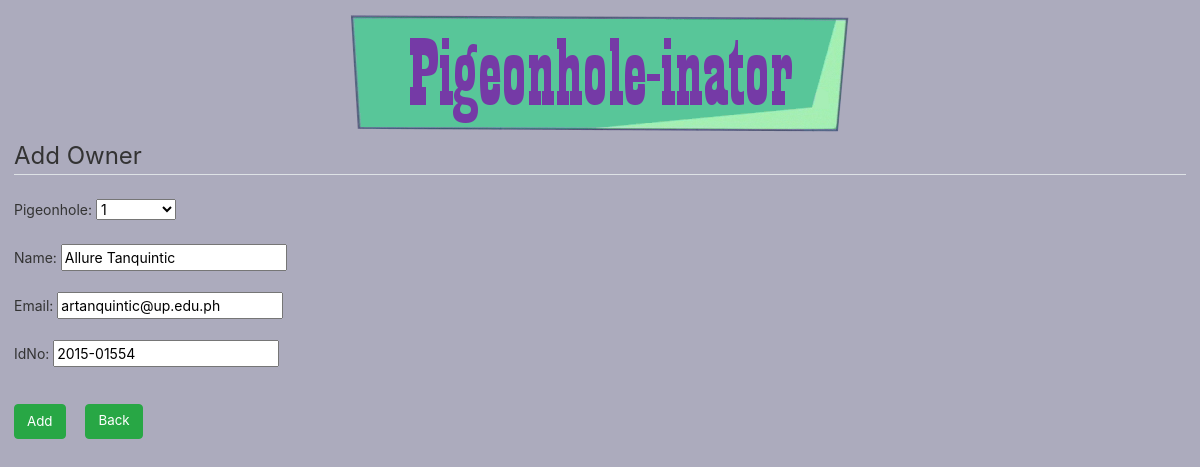
/update-owner/1/, run on the app's committed database.
### pigeonhole/models.py (models this page shows, shortened)
class Owner(models.Model):
	name = models.CharField(max_length = 100)
	email = models.EmailField()
	idNo = models.CharField(max_length=10)
	pigeonhole = models.OneToOneField(Pigeonhole, related_name = "owner", on_delete=models.CASCADE)

### pigeonhole/views.py (the view, shortened to what this page needs)
# urls.py: path('update-owner/<int:pk>/', views.OwnerUpdateView.as_view(), name = 'update-owner'),
class OwnerUpdateView(UpdateView):
	model = Owner
	fields = ['pigeonhole', 'name', 'email', 'idNo']

### pigeonhole/models.py (called while the page is built)
	def __str__(self):
		return str(self.p_number)

### pigeonhole/templates/pigeonhole/owner_form.html (shortened to what this page needs)
{% extends "pigeonhole/index.html" %}
{% load static %}
{% block content %}
<div class = "content-section">
	<form method = "POST">
		<fieldset class="form-group">
			<legend class="border-bottom mb-4">Add Owner</legend>
			{{ form.as_p }}
		</fieldset>
		<div class="form-group">
			<button class="btn btn-success" type="submit" style="height: 35px; font-size: 10pt;">Add</button>
			<a class="btn btn-success ml-3" style="height: 35px; font-size: 10pt;" href="{% url 'homepage' %}">Back</a>
		</div>
	</form>
	</div>
{% endblock %}

### pigeonhole/static/pigeonhole/main.css (style rules this page uses)
body { background: #acabbd; color: #333333; height: 100vh; font-size: 14px; align-items: center; padding: 1em; }

### data on the page
Owner: pigeonhole "1", name "Allure Tanquintic", email "artanquintic@up.edu.ph", idNo "2015-01554"
